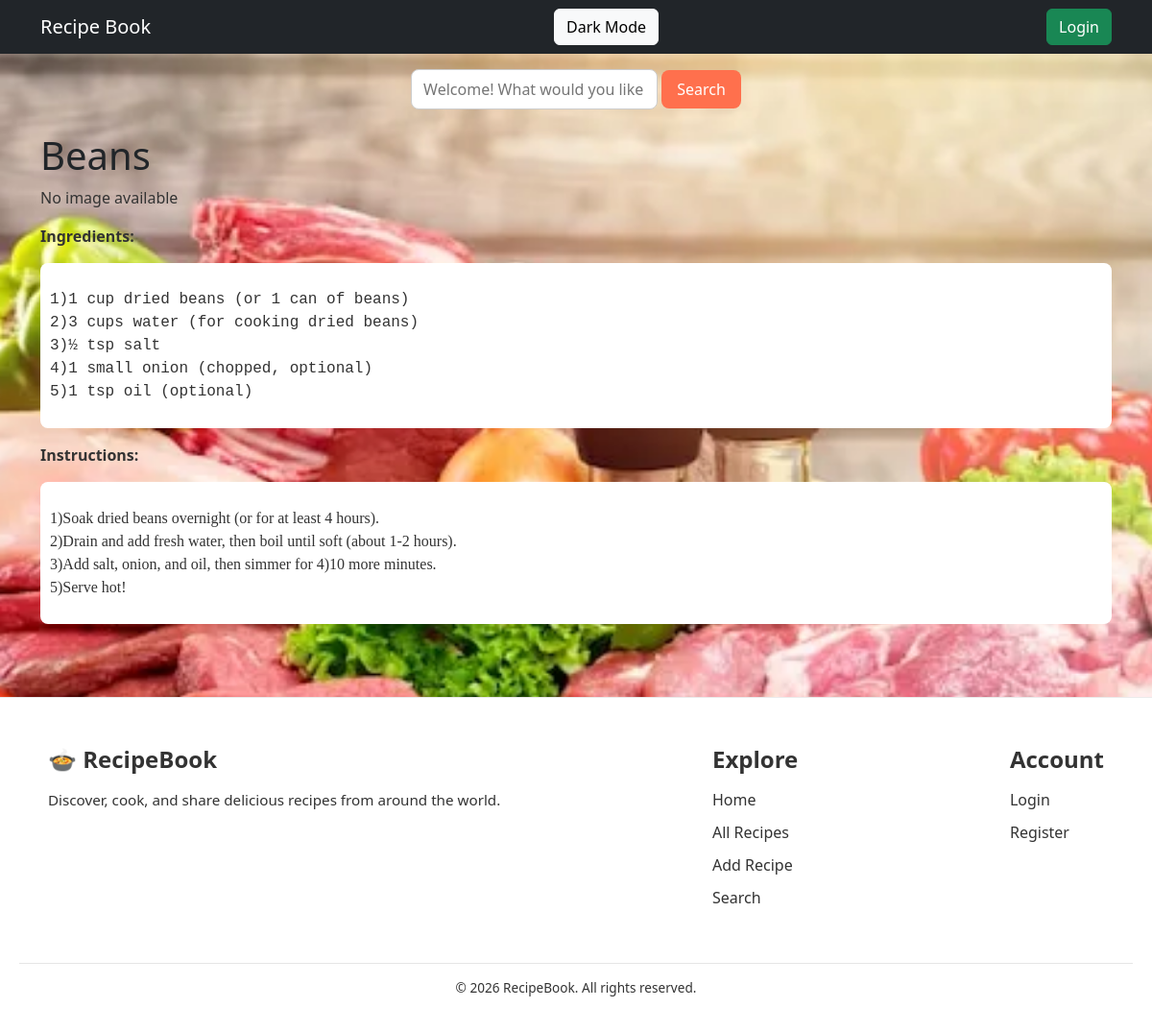
Screenshot of /recipe/6/ with the database file from the repository.
### recipe/models.py (models this page shows, shortened)
class Recipe(models.Model):
    title = models.CharField(max_length=200)
    ingredients = models.TextField()
    instructions = models.TextField()
    image = models.ImageField(upload_to='recipe_images/', blank=True, null=True)
    author = models.ForeignKey(User, on_delete=models.CASCADE)

### recipe/views.py (the view)
# urls.py: path('recipe/<int:recipe_id>/', views.recipe_detail, name='detail'),
def recipe_detail(request, recipe_id):
    recipe = get_object_or_404(Recipe, id=recipe_id)
    return render(request, 'recipe_detail.html', {'recipe': recipe})

### recipe/templates/recipe_detail.html (shortened to what this page needs)
{% extends 'base.html' %}
{% load static %}
{% block content %}
    <h1>{{ recipe.title }}</h1>
    {% if recipe.image %}
       <img src="{{ recipe.image.url }}" class="img-fluid" alt="{{ recipe.title }}">
    {% else %}
       <p>No image available</p>
    {% endif %}
    <p><strong>Ingredients:</strong></p><pre style="font-size: medium"><p>{{ recipe.ingredients|linebreaks }}</p></pre>
    <p><strong>Instructions:</strong></p><pre style="font-size: medium;font-family: Calibri"><p>{{ recipe.instructions|linebreaks }}</p></pre>
{% endblock %}

### recipe/static/style.css (style rules this page uses)
:root { --bg-color: linear-gradient(135deg, #fffae6, #ffe6cc); --text-color: #333; --navbar-bg: #ff7f50; --navbar-text: #fff; --card-bg: #fff; --card-text: #333; --btn-bg: #ff704d; --btn-text: #fff; --search-bg: #fff; --search-text: #333; --container-bg: transparent; }
body { font-family: 'Poppins', sans-serif; background: var(--bg-color); color: var(--text-color); margin: 0; padding: 0; overflow-x: hidden; transition: background 0.5s, color 0.5s; }
html, body { height: 100%; }
body { display: flex; flex-direction: column; }
h1, h2, h3, h4, h5, h6, p, pre { color: var(--text-color); }
pre { background: var(--card-bg); padding: 10px; border-radius: 8px; overflow-x: auto; }

### rows the page displays
Recipe: title "Beans", ingredients "1)1 cup dried beans (or 1 can of beans) 2)3 cups water (for cooking dried beans) 3)½ tsp salt 4)1 small onion (chopped, optional) 5)1 tsp oil (optional)", instructions "1)Soak dried beans overnight (or for at least 4 hours). 2)Drain and add fresh water, then boil until soft (about 1-2 hours). 3)Add salt, onion, and oil, then simmer for 4)10 more minutes. 5)Serve hot!"
